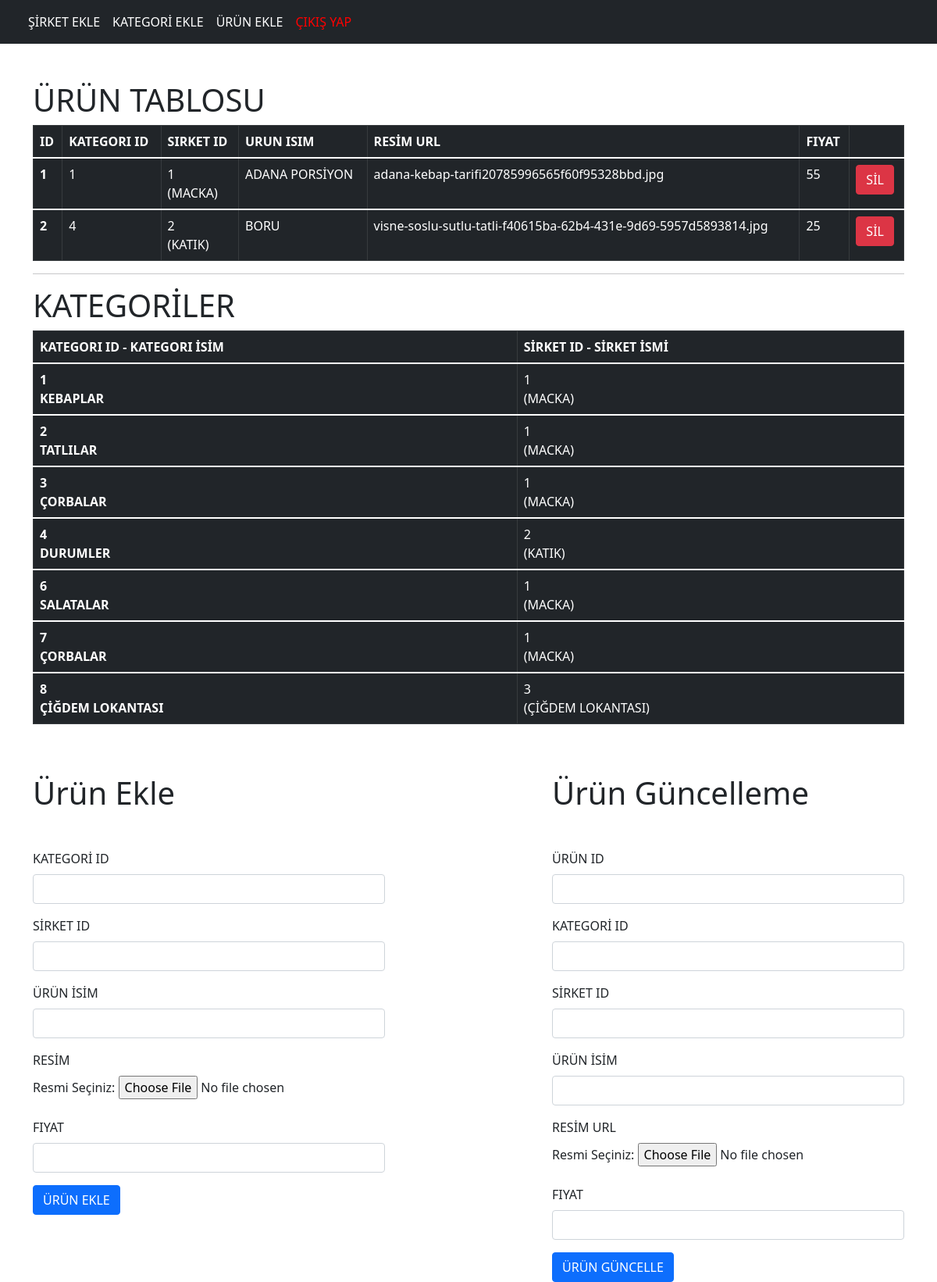
The page /admin/urun_ekle.php (signed in) on the database its author committed.
### tables this page shows
CREATE TABLE `urunler` (
  `id` int(11) NOT NULL,
  `kategori_id` int(11) NOT NULL,
  `sirket_id` int(11) NOT NULL,
  `urun_isim` varchar(300) NOT NULL,
  `resim_url` varchar(300) NOT NULL,
  `fiyat` double NOT NULL
);

CREATE TABLE `sirketler` (
  `id` int(11) NOT NULL,
  `isim` varchar(300) NOT NULL
);

CREATE TABLE `kategoriler` (
  `id` int(11) NOT NULL,
  `sirket_id` int(11) NOT NULL,
  `kategori_isim` varchar(300) NOT NULL,
  `resim_url` varchar(300) NOT NULL
);

### admin/urun_ekle.php (the view, shortened to what this page needs)
<?php
require_once "baglan.php";
$baglan = $db->prepare("SELECT * FROM urunler INNER JOIN  sirketler ON sirketler.id = urunler.sirket_id  ");
$baglan->execute();
$listele = $baglan->fetchAll(PDO::FETCH_ASSOC);
$baglan = $db->prepare("SELECT * FROM sirketler INNER JOIN  kategoriler ON sirketler.id = kategoriler.sirket_id  ");
$baglan->execute();
$listele2 = $baglan->fetchAll(PDO::FETCH_ASSOC);
?>
<!doctype html>
<html lang="tr">
<head>
    <link href="https://cdn.jsdelivr.net/npm/bootstrap@5.1.3/dist/css/bootstrap.min.css" rel="stylesheet"
>
</head>
<body>
<?php include_once "src/header.php" ?>
<div class="container">
    <div class="row">
        <div class="col-12">
            <h6 class="display-6">ÜRÜN TABLOSU </h6>
            <table class="table table-hover  table-dark   table-bordered">
                <thead>
                <tr>
                    <th scope="col">ID</th>
                    <th scope="col">KATEGORI ID</th>
                    <th scope="col">SIRKET ID</th>
                    <th scope="col">URUN ISIM</th>
                    <th scope="col">RESİM URL</th>
                    <th scope="col">FIYAT</th>
                    <th scope="col"></th>
                </tr>
                </thead>
                <form action="" method="post">
                <?php foreach ($listele as $item)  : ?>
                    <tbody>
                    <tr>
                        <th scope="row"><?= $item["id"] ?></th>
                        <td><?= $item["kategori_id"] ?></td>
                        <td><?= $item["sirket_id"] ."<br>"."(".$item["isim"].")" ?></td>
                        <td><?= $item["urun_isim"] ?></td>
                        <td><?= $item["resim_url"] ?></td>
                        <td><?= $item["fiyat"] ?></td>
                        <td>
                            <button name="sil" type="submit" class="btn btn-danger" value="<?= $item["id"] ?>">SİL
                            </button>
                        </td>
                    </tr>
                    </tbody>
                <?php endforeach; ?>
                </form>
            </table>
            <bold><hr class="container"></bold>
        </div>
        <div class="col-12">
            <h6 class="display-6">KATEGORİLER  </h6>
            <table class="table table-hover  table-dark   table-bordered">
                <thead>
                <tr>
                    <th scope="col">KATEGORI ID - KATEGORI İSİM</th>
                    <th scope="col">SİRKET ID - SİRKET İSMİ</th>
                </tr>
                </thead>
                    <?php foreach ($listele2 as $item)  : ?>
                        <tbody>
                        <tr>
                            <th scope="row"><?= $item["id"] ."<br>" . $item["kategori_isim"] ?></th>
                            <td><?= $item["sirket_id"] ."<br>"."(".$item["isim"].")" ?></td>
                        </tr>
                        </tbody>
                    <?php endforeach; ?>
            </table>
        </div>
    </div>
</div>
<div class="container mt-5">
    <div class="row">
        <div class="col-5">
            <form action="" method="post" enctype="multipart/form-data">
                <h6 class="display-6 mb-5 ">Ürün Ekle</h6>
                <label for="floatingInputValue" class="mb-2">KATEGORİ ID</label>
                <div class="input-group mb-3">
                    <input name="kategoriid" type="text" class="form-control" placeholder="" aria-label="Username"
                           aria-describedby="basic-addon1">
                </div>
                <label for="floatingInputValue" class="mb-2">SİRKET ID</label>
                <div class="input-group mb-3">
                    <input name="sirketid" type="text" class="form-control" placeholder="" aria-label="Username"
                           aria-describedby="basic-addon1">
                </div>
                <label for="floatingInputValue" class="mb-2">ÜRÜN İSİM</label>
                <div class="input-group mb-3">
                    <input name="urunisim" type="text" class="form-control" placeholder="" aria-label="Username"
                           aria-describedby="basic-addon1">
                </div>
                <label for="floatingInputValue" class="mb-2">RESİM</label>
                <div>
                    <label for="myfile">Resmi Seçiniz:</label>
                    <input type="file" id="myfile" name="dosya"><br><br>
                </div>
                <label for="floatingInputValue" class="mb-2">FIYAT </label>
                <div class="input-group mb-3">
                    <input name="fiyat" type="text" class="form-control" placeholder="" aria-label="Username"
                           aria-describedby="basic-addon1">
                </div>
                <button name="urunkle" type="submit" value="1" class="btn btn-primary">ÜRÜN EKLE</button>
            </form>
        </div>
        <div class="col-2"></div>
        <div class="col-5">
            <form action="" method="post" enctype="multipart/form-data">
            <h6 class="display-6 mb-5 ">Ürün Güncelleme</h6>
            <label for="floatingInputValue" class="mb-2">ÜRÜN ID</label>
            <div class="input-group mb-3">
                <input name="id" type="text" class="form-control" placeholder="" aria-label="Username"
                       aria-describedby="basic-addon1">
            </div>
            <label for="floatingInputValue" class="mb-2">KATEGORİ ID</label>
            <div class="input-group mb-3">
                <input name="kategoriid" type="text" class="form-control" placeholder="" aria-label="Username"
                       aria-describedby="basic-addon1">
            </div>
            <label for="floatingInputValue" class="mb-2">SİRKET ID</label>
            <div class="input-group mb-3">
                <input name="sirketid" type="text" class="form-control" placeholder="" aria-label="Username"
                       aria-describedby="basic-addon1">
            </div>
            <label for="floatingInputValue" class="mb-2">ÜRÜN İSİM</label>
            <div class="input-group mb-3">
                <input name="urunisim" type="text" class="form-control" placeholder="" aria-label="Username"
                       aria-describedby="basic-addon1">
            </div>
            <label for="floatingInputValue" class="mb-2">RESİM URL</label>
            <div>
                <label for="myfile">Resmi Seçiniz:</label>
                <input type="file" id="myfile" name="dosya"><br><br>
            </div>
            <label for="floatingInputValue" class="mb-2">FIYAT </label>
            <div class="input-group mb-3">
                <input name="fiyat" type="text" class="form-control" placeholder="" aria-label="Username"
                       aria-describedby="basic-addon1">
            </div>
            <button name="guncelleme" type="submit" value="1" class="btn btn-primary">ÜRÜN GÜNCELLE</button>
            </form>
        </div>
    </div>
</div>
</body>
</html>

### rows shown on the page
urunler: sirketler.id "1", kategori "1", sirket "1", sirketler.isim "MACKA", urun_isim "ADANA PORSİYON", resim_url "adana-kebap-tarifi20785996565f60f95328bbd.jpg", fiyat "55"
urunler: sirketler.id "2", kategori "4", sirket "2", sirketler.isim "KATIK", urun_isim "BORU", resim_url "visne-soslu-sutlu-tatli-f40615ba-62b4-431e-9d69-5957d5893814.jpg", fiyat "25"
sirketler: kategoriler.id "1", kategoriler.kategori_isim "KEBAPLAR", kategoriler.sirket_id "1", isim "MACKA", kategoriler.id "2", kategoriler.kategori_isim "TATLILAR", kategoriler.id "3", kategoriler.kategori_isim "ÇORBALAR", kategoriler.id "6", kategoriler.kategori_isim "SALATALAR", kategoriler.id "7"
sirketler: kategoriler.id "4", kategoriler.kategori_isim "DURUMLER", kategoriler.sirket_id "2", isim "KATIK"
sirketler: kategoriler.id "8", kategoriler.kategori_isim "ÇİĞDEM LOKANTASI", kategoriler.sirket_id "3", isim "ÇİĞDEM LOKANTASI"
